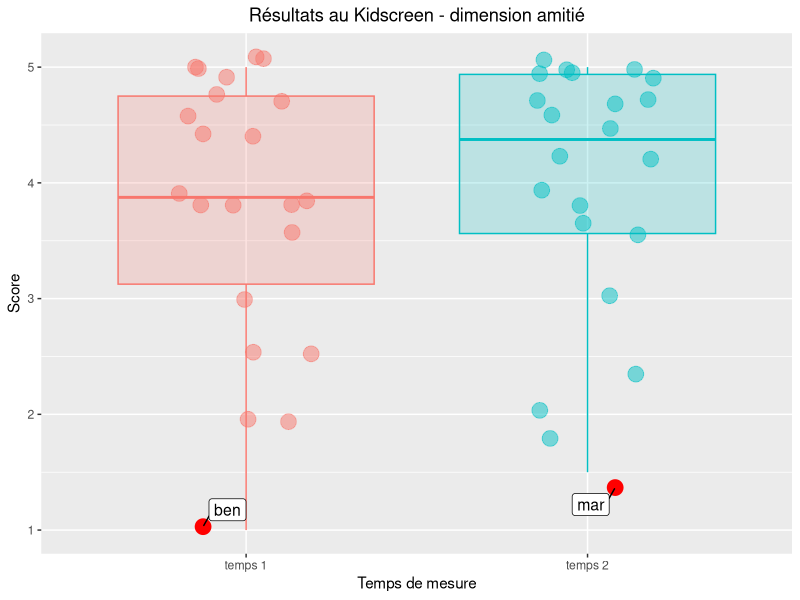
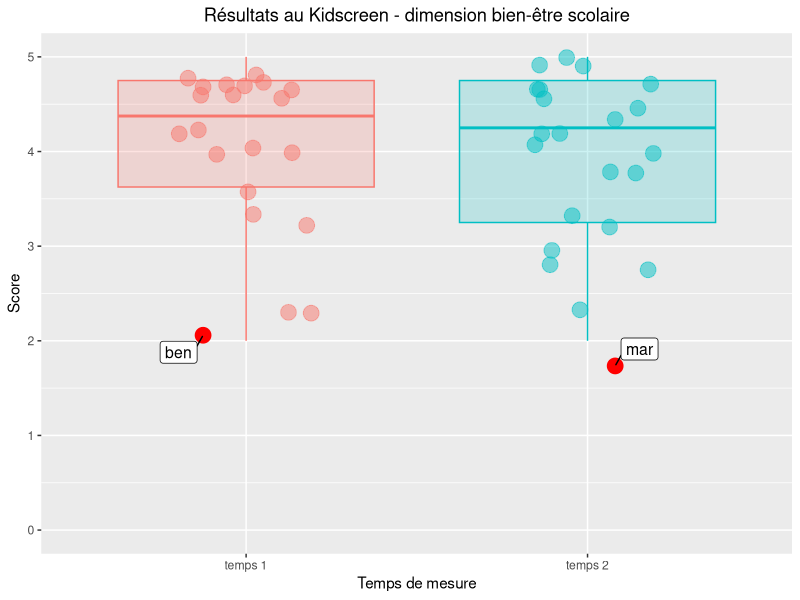
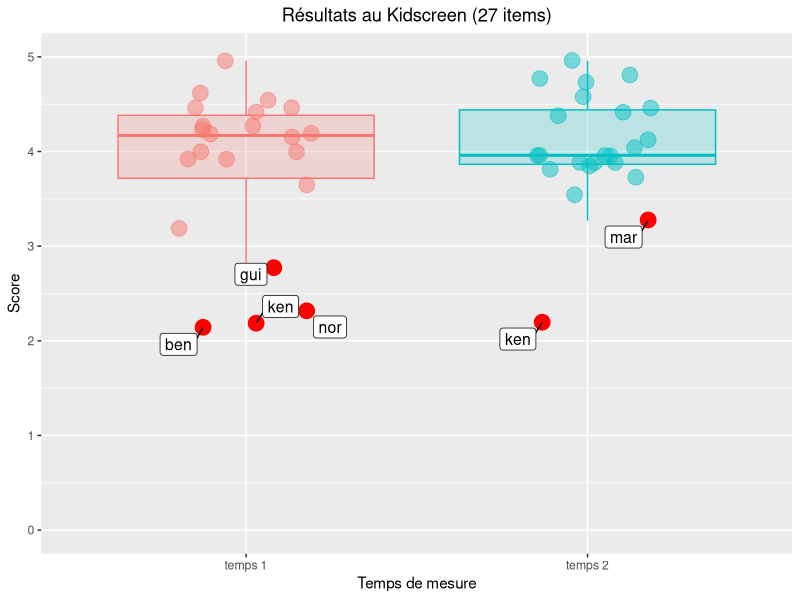

Write R code to recreate these figures, in order.
# lancement des packages----
library(readxl)
library(tidyverse)
library(ggrepel) # pour les labels des plots

# importation des données brutes présentées sous la forme d'un tableau unique de deux temps, issu de manipulations depuis deux Google Forms (octobre 2016 et avril 2017)

d <- read_excel("stm2017_nb_raw.xlsx")
str(d)

# Recodage des variables au score inversé----



d <- d %>% # On parle des deux variables uniquement
  mutate(ks_9 = 6 - ks_9,
         ks_10 = 6 - ks_10
         )

# Création du score général aux 26 questions et ajout à d----
d <- d %>% 
  mutate(ks_sco = rowMeans(select(.,starts_with("ks_")) ,na.rm =T),
         ks_sco = round(ks_sco,2)) # score arrondi à deux décimales

# Création du score spécifique aux items liés à l'amitié et ajout à d----
d <- d %>% 
  mutate(ks_ami = rowMeans(select(.,ks_19,ks_20,ks_21,ks_22) ,na.rm =T),
  )

# Création du score spécifique aux items liés au bien-être scolaire et ajout à d----
d <- d %>% 
  mutate(ks_bes = rowMeans(select(.,ks_23,ks_24,ks_25,ks_26) ,na.rm =T),
  )

# Création du tableau strictement pairé----

# suppression des id non strictement membre d'une paire (t1, t2) par création d'un df de comparaison.

d_comp <- d %>% 
  drop_na(id) %>% # pour éliminer les lignes non identifiées
  arrange(id) %>% # visuel
  group_by(id, tim) %>% 
  count(id) %>% 
  filter(n==1) %>% # On a pas fini. On s'est assuré que chaque id est unique dans chaque modalité de temps. On doit encore être sûrs qu'on a maintenant exactement une paire (t1,t2).
  ungroup() %>% 
  group_by(id) %>% 
  count(id) %>% 
  filter(n==2) %>% # on ne garde que les paires de id qui se retrouvent dans t1 et t2. C'est notre grosse perte de données de ce traitement
  ungroup()

# Notre df de comparaison est prêt. On peut procéder à l'élagage.

d_paired <- d %>% 
  filter(id %in% d_comp$id) # d_paired contient donc 14 paires d'observation; on peut faire les descriptives à partir de cela.

# procédons à la préparation d'un petit résumé de cet échantillon.

d_paired_sum <- d_paired %>% 
  group_by(tim, sex) %>% 
  summarise(n=n())

# stat descriptives (mean et sd pour nos 3 scores d'intérêt)----

d_paired_sum2 <- d_paired %>% 
  group_by(tim) %>% 
  summarise(n=n(),
            mean_ks=round(mean(ks_sco),2),
            mean_ks_ami=round(mean(ks_ami),2),
            mean_ks_bes=round(mean(ks_bes),2),
            sd_ks=round(sd(ks_sco),2),
            sd_ks_ami=round(sd(ks_ami),2),
            sd_ks_bes=round(sd(ks_bes),2),
            )

# Retour sur d pour observer qualitativement les dispersions des participants d'origine (avant pairage, élimination)----


# set.seed(42) # pour figer le nombre de départ fixe de la génération et retrouver le même résultat à chaque compilation
# créer une position qui sera reprise par jitter et aussi text_repel (donc set.seed est plus utile)
pos <- position_jitter(width = 0.2, seed = 2)

vis_sco <- d %>% 
  ggplot() +
  aes(x = tim, y = ks_sco, colour = tim) +
  geom_boxplot(outlier.shape = NA, alpha = .2, aes(fill = tim), show.legend = FALSE) +
  geom_jitter(data = subset(d, ks_sco > 3 & id!="mar"), position = pos, size = 5, alpha = .5, show.legend = FALSE) + # On détermine visuellement la limite qui nous intéresse pour les labels
  ylim(0, 5) +
  geom_jitter(data = subset(d, ks_sco <= 3 | id=="mar"), position = pos, size = 5, alpha = 1, color = "red", show.legend = FALSE) +
  geom_label_repel(data = subset(d, ks_sco <= 3 | id=="mar"), position = pos, aes(label=id), size = 4, color = "black") +
  labs(y="Score", x = "Temps de mesure", title = "Résultats au Kidscreen (27 items)") +
  theme(plot.title = element_text(hjust = 0.5))

vis_ami <- d %>% 
  ggplot() +
  aes(x = tim, y = ks_ami, colour = tim) +
  geom_boxplot(outlier.shape = NA, alpha = .2, aes(fill = tim), show.legend = FALSE) +
  geom_jitter(data = subset(d, ks_ami > 1 & id!="mar"), position = pos, size = 5, alpha = .5, show.legend = FALSE) + 
  geom_jitter(data = subset(d, ks_ami <= 1 | id=="mar"), position = pos, size = 5, alpha = 1, color = "red", show.legend = FALSE) +
  geom_label_repel(data = subset(d, ks_ami <= 1 | id=="mar"), position = pos, aes(label=id), size = 4, color = "black") +
  labs(y="Score", x = "Temps de mesure", title = "Résultats au Kidscreen - dimension amitié") +
  theme(plot.title = element_text(hjust = 0.5))

vis_bes <- d %>% 
  ggplot() +
  aes(x = tim, y = ks_bes, colour = tim) +
  geom_boxplot(outlier.shape = NA, alpha = .2, aes(fill = tim), show.legend = FALSE) +
  geom_jitter(data = subset(d, ks_bes > 2 & id!="mar"), position = pos, size = 5, alpha = .5, show.legend = FALSE) + 
  geom_jitter(data = subset(d, ks_bes <= 2 | id=="mar"), position = pos, size = 5, alpha = 1, color = "red", show.legend = FALSE) +
  geom_label_repel(data = subset(d, ks_bes <= 2 | id=="mar"), position = pos, aes(label=id), size = 4, color = "black") +
  ylim(0, 5) +
  labs(y="Score", x = "Temps de mesure", title = "Résultats au Kidscreen - dimension bien-être scolaire") +
  theme(plot.title = element_text(hjust = 0.5))


